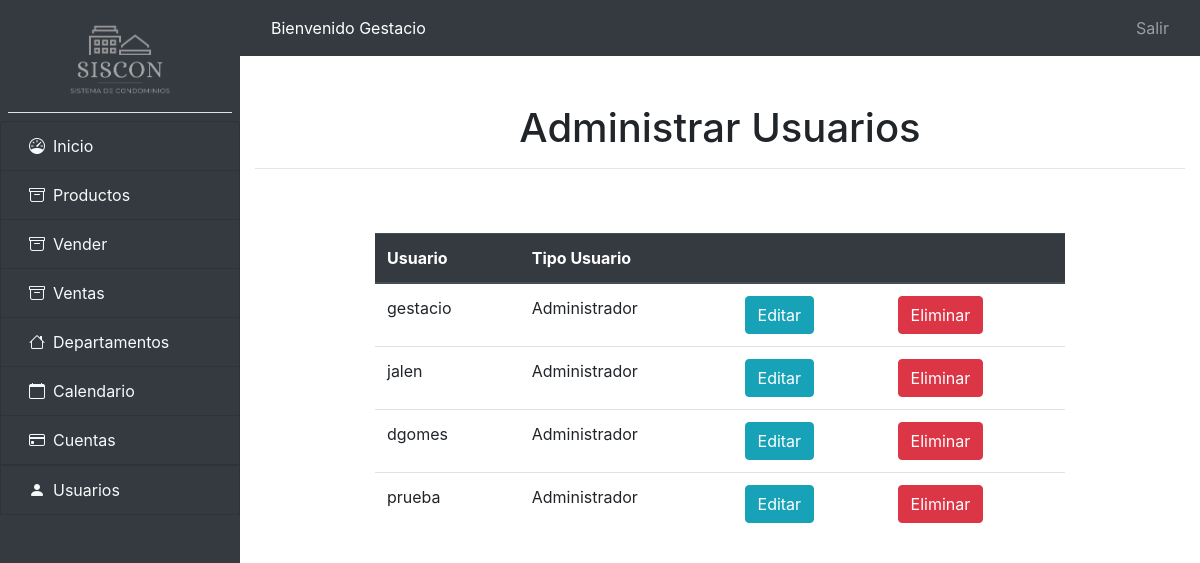
Page /mod_usuarios/administrar_usuarios.php (signed in) on the earlier database version.
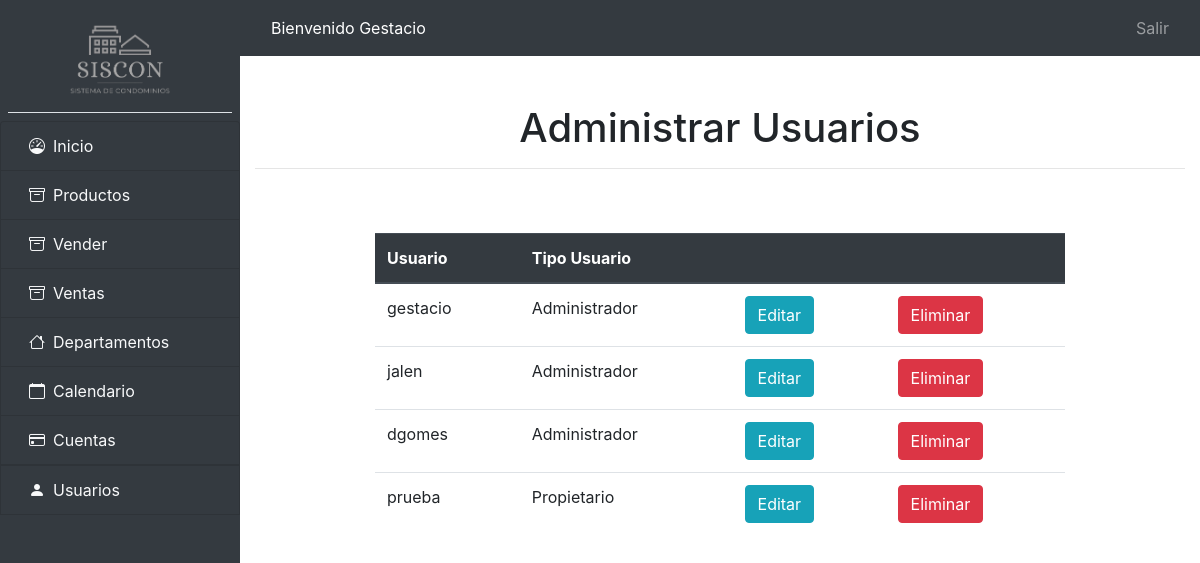
Same page on the later database version.
### tables this page shows
CREATE TABLE `usuarios` (
  `id` int(11) NOT NULL,
  `usuario` varchar(64) NOT NULL,
  `contraseña` varchar(64) NOT NULL,
  `tipo_usuario` int(11) NOT NULL,
  `fecha_creacion` date NOT NULL DEFAULT current_timestamp()
);

CREATE TABLE `tipo_usuario` (
  `id` int(11) NOT NULL,
  `tipo_usuario` varchar(64) NOT NULL,
  `fecha_creacion` date NOT NULL DEFAULT current_timestamp()
);

### globals.php (called while the page is built, shortened)
<?php
$server = "http://$_SERVER[HTTP_HOST]";
$inicio = "$server/inicio.php";
$salir = "$server/login/inicio_sesion.php";

### mod_usuarios/select_usuarios.php (called while the page is built, shortened)
<?php
$objeto = new Conexion();
$conexion = $objeto->conectar();
$consulta = "SELECT usuarios.id, usuarios.usuario, tipo_usuario.tipo_usuario FROM usuarios INNER JOIN tipo_usuario ON tipo_usuario.id = usuarios.tipo_usuario;";
$resultado = $conexion->prepare($consulta);
$resultado->execute();
$usuarios = $resultado->fetchAll(PDO::FETCH_ASSOC);

### mod_usuarios/administrar_usuarios.php (the view, shortened to what this page needs)
<?php include_once('../encabezado.php'); ?>
<?php include_once('select_usuarios.php') ?>
<div class="container">
    <div class="mx-auto py-5">
        <h1 class="text-center">Administrar Usuarios</h1>
        <hr>
    </div>
</div>
<div class="container">
    <div class="row justify-content-center">
        <div class="col-auto"></div>
        <div class="col-9">
            <table class="table">
                <thead class="thead-dark">
                    <tr>
                        <th scope="col">Usuario</th>
                        <th scope="col">Tipo Usuario</th>
                        <th scope="col"></th>
                        <th scope="col"></th>
                    </tr>
                </thead>
                <tbody>
                    <?php foreach ($usuarios as $usuario) : ?>
                        <tr>
                            <td><?php echo $usuario['usuario'] ?></td>
                            <td><?php echo $usuario['tipo_usuario'] ?></td>
                            <td>
                                <form action="editar_usuario.php" method="GET">
                                    <button class="btn btn-info" type="submit">Editar</button>
                                </form>
                            </td>
                            <td>
                                <form action="delete_usuario.php" method="POST">
                                    <button onclick="return confirm('Estás seguro de eliminar el usuario?')" class="btn btn-danger" type="submit">Eliminar</button>
                                </form>
                            </td>
                        </tr>
                    <?php endforeach ?>
                </tbody>
            </table>
        </div>
        <div class="col-auto"></div>
    </div>
</div>
<?php include_once('../pie.php'); ?>

### encabezado.php (shortened to what this page needs)
<?php
include_once('globals.php');
?>
<!DOCTYPE html>
<html lang="es">
<head>
	<link rel="stylesheet" href="https://cdn.jsdelivr.net/npm/bootstrap@4.6.1/dist/css/bootstrap.min.css">
	<link rel="stylesheet" href="https://cdn.jsdelivr.net/npm/bootstrap-icons@1.8.1/font/bootstrap-icons.css">
	<link rel="stylesheet" href="<?php echo $server.'/css/sidebar.css' ?>">
</head>
<body>
	<?php include_once("sidebar.php") ?>
	<div class="content w-100" id="post-side">
		<?php include_once("navbar.php") ?>
		<div class="container">
			<div class="row">

### sidebar.php (shortened to what this page needs)
<div class="d-flex">
  <div id="sidebar" class="bg-dark">
    <div class="p-2">
      <a href="<?php echo $inicio ?>" class="navbar-brand text-center text-light w-100 border-bottom p-3">
        <img src="<?php echo $server . '/img/logo_siscon_gray.png' ?>" alt="logo">
      </a>
    </div>
    <div id="sidebar-accordion" class="accordion">
      <div class="list-group">
        <a href="<?php echo $inicio ?>" class="list-group-item list-group-item-action bg-dark text-light">
          <i class="bi bi-speedometer mx-2" aria-hidden="true"></i>Inicio
        </a>
        <a href="#" class="list-group-item list-group-item-action bg-dark text-light">
          <i class="bi bi-archive mx-2" aria-hidden="true"></i>Productos
        </a>
        <a href="#" class="list-group-item list-group-item-action bg-dark text-light">
          <i class="bi bi-archive mx-2" aria-hidden="true"></i>Vender
        </a>
        <a href="#" class="list-group-item list-group-item-action bg-dark text-light">
          <i class="bi bi-archive mx-2" aria-hidden="true"></i>Ventas
        </a>
        <a href="<?php echo $server.'/mod_departamentos/departamentos.php' ?>" class="list-group-item list-group-item-action bg-dark text-light">
          <i class="bi bi-house mx-2" aria-hidden="true"></i>Departamentos
        </a>
        <a href="<?php echo $server.'/calendario' ?>" class="list-group-item list-group-item-action bg-dark text-light">
          <i class="bi bi-calendar mx-2" aria-hidden="true"></i>Calendario
        </a>
        <a href="#cuentas" data-toggle="collapse" aria-expanded="false" class="list-group-item list-group-item-action bg-dark text-light">
          <i class="bi bi-credit-card mx-2"></i></i>Cuentas
        </a>
        <a href="#usuarios" data-toggle="collapse" aria-expanded="false" class="list-group-item list-group-item-action bg-dark text-light">
          <i class="bi bi-person-fill mx-2"></i>Usuarios
        </a>
      </div>
    </div>
  </div>

### navbar.php
<nav class="navbar navbar-expand-lg navbar-dark bg-dark text-white">
    <div class="container">
        <div class="collapse navbar-collapse" id="navbarNav">
            <ul class="navbar-nav">
                <li class="nav-item">
                    <a>Bienvenido <?php echo ucfirst($_SESSION['usuario']) ?></a>
                </li>
            </ul>
        </div>
        <a href="<?php echo $salir ?>">
            <span class="navbar-text">
                Salir
            </span>
        </a>
    </div>
</nav>

### pie.php (shortened to what this page needs)
</div>
</div>
</div>
</div>
</body>
</html>

### css/sidebar.css (style rules this page uses)
#sidebar { width: 20%; height: 100vh; position: fixed; }
#sidebar img { width: 15vw; }
#post-side { margin-left: 20%; }

Differences in the rows shown:
changed usuarios "prueba": tipo_usuario.tipo_usuario "Administrador" → "Propietario"
